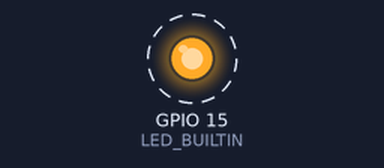
Recording of a sketch running on a simulated ESP32-S2. Shown: output pins drawn as LEDs (lit = HIGH). Dashed ring = blinking. No radio packets arrive unless stated; what the sketch prints to the serial monitor is not drawn.

Above: at 0.5 s.
Timing chart, 0 to 4.8 s (numbered marks = the images above):
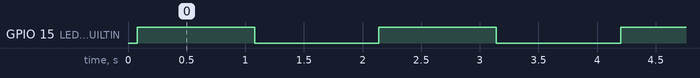

Measured:
- by itself, GPIO 15 (LED_BUILTIN): alternates HIGH for 1.0 s and LOW for 1.1 s

The sketch:

LoRa_Sender_esp32s2mini.ino
```cpp
#include <SPI.h>
#include <LoRa.h>

#define ss 12
#define rst 16
#define dio0 2

int counter = 0;

//serwo
 int value = 0;
 int obr=0;
//serwo

void setup() {
  pinMode(LED_BUILTIN, OUTPUT);
  Serial.begin(9600);


  Serial.println("LoRa Sender");
  Serial.println(counter);

  LoRa.setPins(ss, rst, dio0);

  if (!LoRa.begin(433E6)) {
    Serial.println("Starting LoRa failed!");
    while (1){  Serial.print("MOSI: ");
  Serial.println(MOSI);
  Serial.print("MISO: ");
  Serial.println(MISO);
  Serial.print("SCK: ");
  Serial.println(SCK);
  Serial.print("SS: ");
  Serial.println(SS);

 digitalWrite(LED_BUILTIN, HIGH);  // turn the LED on (HIGH is the voltage level)
  delay(1000);                      // wait for a second
  digitalWrite(LED_BUILTIN, LOW);   // turn the LED off by making the voltage LOW

  delay(10000);
   };
  }
}

void loop() {
  Serial.print("Sending packet: ");
  Serial.println(counter);
  counter++;
 // send packet
  LoRa.beginPacket();
  LoRa.print(counter);
  LoRa.endPacket();

 digitalWrite(LED_BUILTIN, HIGH);  // turn the LED on (HIGH is the voltage level)
  delay(1000);                      // wait for a second
  digitalWrite(LED_BUILTIN, LOW);   // turn the LED off by making the voltage LOW

  delay(1000);
}
```
